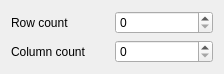
<?xml version="1.0" encoding="UTF-8"?>
<ui version="4.0">
 <class>ParametersWidget</class>
 <widget class="QWidget" name="ParametersWidget">
  <property name="geometry">
   <rect>
    <x>0</x>
    <y>0</y>
    <width>224</width>
    <height>68</height>
   </rect>
  </property>
  <property name="windowTitle">
   <string>Form</string>
  </property>
  <layout class="QGridLayout" name="gridLayout">
   <item row="0" column="0">
    <widget class="QLabel" name="label">
     <property name="text">
      <string>Row count</string>
     </property>
    </widget>
   </item>
   <item row="0" column="1">
    <widget class="QSpinBox" name="spinBoxRowCnt"/>
   </item>
   <item row="1" column="0">
    <widget class="QLabel" name="label_2">
     <property name="text">
      <string>Column count</string>
     </property>
    </widget>
   </item>
   <item row="1" column="1">
    <widget class="QSpinBox" name="spinBoxColCnt"/>
   </item>
  </layout>
 </widget>
 <resources/>
 <connections/>
</ui>
